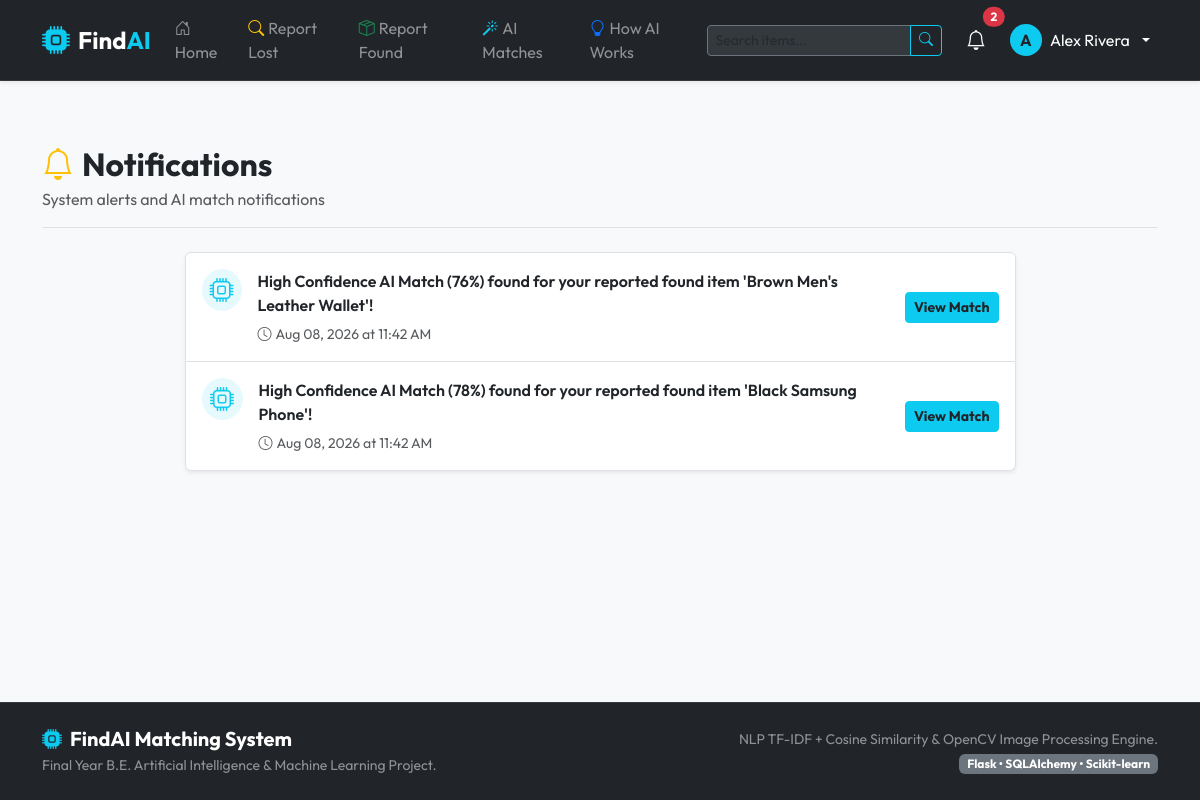
Page /notifications (signed in) on the committed database.
### models/models.py (models this page shows, shortened)
class User(db.Model):
    __tablename__ = 'users'
    id = db.Column(db.Integer, primary_key=True)
    name = db.Column(db.String(100), nullable=False)
    email = db.Column(db.String(120), unique=True, nullable=False, index=True)
    phone = db.Column(db.String(20), nullable=False)
    password_hash = db.Column(db.String(255), nullable=False)
    role = db.Column(db.String(20), nullable=False, default='user') # 'user' or 'admin'
    created_at = db.Column(db.DateTime, default=datetime.utcnow)
    items = db.relationship('Item', backref='owner', lazy=True, cascade='all, delete-orphan')
    claims = db.relationship('Claim', backref='claimant', lazy=True, cascade='all, delete-orphan')
    notifications = db.relationship('Notification', backref='user', lazy=True, cascade='all, delete-orphan')

class Notification(db.Model):
    __tablename__ = 'notifications'
    id = db.Column(db.Integer, primary_key=True)
    user_id = db.Column(db.Integer, db.ForeignKey('users.id'), nullable=False)
    match_id = db.Column(db.Integer, db.ForeignKey('matches.id'), nullable=True)
    message = db.Column(db.Text, nullable=False)
    is_read = db.Column(db.Boolean, default=False, nullable=False)
    created_at = db.Column(db.DateTime, default=datetime.utcnow)

### routes/user.py (the view)
@user_bp.route('/notifications')
@login_required
def notifications():
    user_id = session['user_id']
    notifs = Notification.query.filter_by(user_id=user_id).order_by(Notification.created_at.desc()).all()
    for n in notifs:
        n.is_read = True
    db.session.commit()
    return render_template('notifications.html', notifications=notifs)

### routes/user.py (called while the page is built)
def login_required(f):
    @wraps(f)
    def decorated_function(*args, **kwargs):
        if 'user_id' not in session:
            flash('Please log in to access this page.', 'warning')
            return redirect(url_for('auth.login'))
        return f(*args, **kwargs)
    return decorated_function

### templates/notifications.html (shortened to what this page needs)
{% extends "base.html" %}
{% block content %}
<div class="container py-4">
    <div class="d-flex justify-content-between align-items-center mb-4 pb-3 border-bottom">
        <div>
            <h2 class="fw-bold mb-1"><i class="bi bi-bell text-warning me-2"></i>Notifications</h2>
            <p class="text-muted mb-0">System alerts and AI match notifications</p>
        </div>
    </div>
    {% if notifications %}
        <div class="row justify-content-center">
            <div class="col-lg-9">
                <div class="list-group shadow-sm border-0">
                    {% for notif in notifications %}
                        <div class="list-group-item p-3 border-bottom d-flex justify-content-between align-items-center">
                            <div class="d-flex align-items-start gap-3">
                                <div class="bg-info bg-opacity-10 text-info rounded-circle p-2 d-flex align-items-center justify-content-center" style="width: 42px; height: 42px;">
                                    <i class="bi bi-cpu fs-4"></i>
                                </div>
                                <div>
                                    <p class="fw-semibold mb-1 text-dark">{{ notif.message }}</p>
                                    <small class="text-muted"><i class="bi bi-clock me-1"></i>{{ notif.created_at.strftime('%b %d, %Y at %I:%M %p') }}</small>
                                </div>
                            </div>
                            {% if notif.match_id %}
                                <a href="{{ url_for('matches.match_detail', match_id=notif.match_id) }}" class="btn btn-sm btn-info text-dark fw-bold text-nowrap ms-3">
                                    View Match
                                </a>
                            {% endif %}
                        </div>
                    {% endfor %}
                </div>
            </div>
        </div>
    {% else %}
        <div class="text-center py-5 bg-white rounded-3 shadow-sm border">
            <i class="bi bi-bell-slash fs-1 text-secondary d-block mb-3"></i>
            <h4>No Notifications</h4>
            <p class="text-muted">You have no unread or historical match notifications.</p>
        </div>
    {% endif %}
</div>
{% endblock %}

### templates/base.html (shortened to what this page needs)
<!DOCTYPE html>
<html lang="en">
<head>
    <link href="https://cdn.jsdelivr.net/npm/bootstrap@5.3.0/dist/css/bootstrap.min.css" rel="stylesheet">
    <link rel="stylesheet" href="https://cdn.jsdelivr.net/npm/bootstrap-icons@1.10.5/font/bootstrap-icons.css">
    <link rel="stylesheet" href="{{ url_for('static', filename='css/style.css') }}">
</head>
<body class="bg-light text-dark font-outfit">
    <nav class="navbar navbar-expand-lg navbar-dark bg-dark sticky-top shadow-sm border-bottom border-secondary border-opacity-25">
        <div class="container">
            <a class="navbar-brand d-flex align-items-center gap-2 fw-bold text-white fs-4" href="{{ url_for('index') }}">
                <i class="bi bi-cpu-fill text-info fs-3"></i>
                <span>Find<span class="text-info">AI</span></span>
            </a>
            <div class="collapse navbar-collapse" id="navbarContent">
                <ul class="navbar-nav me-auto mb-2 mb-lg-0 align-items-lg-center">
                    <li class="nav-item">
                        <a class="nav-link text-white-50" href="{{ url_for('index') }}"><i class="bi bi-house-door me-1"></i>Home</a>
                    </li>
                    <li class="nav-item">
                        <a class="nav-link text-white-50" href="{{ url_for('items.report_lost') }}"><i class="bi bi-search me-1 text-warning"></i>Report Lost</a>
                    </li>
                    <li class="nav-item">
                        <a class="nav-link text-white-50" href="{{ url_for('items.report_found') }}"><i class="bi bi-box-seam me-1 text-success"></i>Report Found</a>
                    </li>
                    <li class="nav-item">
                        <a class="nav-link text-white-50" href="{{ url_for('matches.match_results') }}"><i class="bi bi-magic me-1 text-info"></i>AI Matches</a>
                    </li>
                    <li class="nav-item">
                        <a class="nav-link text-white-50" href="{{ url_for('matches.how_it_works') }}"><i class="bi bi-lightbulb me-1 text-primary"></i>How AI Works</a>
                    </li>
                </ul>
                <form class="d-flex me-lg-3 my-2 my-lg-0" action="{{ url_for('items.search') }}" method="GET">
                    <div class="input-group input-group-sm">
                        <input class="form-control bg-secondary bg-opacity-25 text-white border-secondary" type="search" name="q" placeholder="Search items..." aria-label="Search">
                        <button class="btn btn-outline-info" type="submit"><i class="bi bi-search"></i></button>
                    </div>
                </form>
                <ul class="navbar-nav align-items-lg-center gap-2">
                    {% if session.get('user_id') %}
                        <li class="nav-item">
                            <a class="nav-link text-white position-relative" href="{{ url_for('user.notifications') }}" title="Notifications">
                                <i class="bi bi-bell fs-5"></i>
                                {% if unread_notifications_count > 0 %}
                                    <span class="position-absolute top-0 start-100 translate-middle badge rounded-pill bg-danger">
                                        {{ unread_notifications_count }}
                                    </span>
                                {% endif %}
                            </a>
                        </li>
                        <li class="nav-item dropdown">
                            <a class="nav-link dropdown-toggle text-white d-flex align-items-center gap-2" href="#" role="button" data-bs-toggle="dropdown">
                                <div class="avatar bg-info text-dark rounded-circle d-flex align-items-center justify-content-center fw-bold" style="width: 32px; height: 32px;">
                                    {{ session.get('user_name')[0] | upper }}
                                </div>
                                <span class="d-none d-lg-inline">{{ session.get('user_name') }}</span>
                            </a>
                        </li>
                    {% endif %}
                </ul>
            </div>
        </div>
    </nav>
    <main class="py-4">
        {% block content %}{% endblock %}
    </main>
    <footer class="bg-dark text-white-50 py-4 mt-auto border-top border-secondary border-opacity-25">
        <div class="container">
            <div class="row gy-3 align-items-center">
                <div class="col-md-6 text-center text-md-start">
                    <h5 class="text-white fw-bold mb-1"><i class="bi bi-cpu-fill text-info me-2"></i>FindAI Matching System</h5>
                    <p class="small mb-0">Final Year B.E. Artificial Intelligence & Machine Learning Project.</p>
                </div>
                <div class="col-md-6 text-center text-md-end">
                    <p class="small mb-0">NLP TF-IDF + Cosine Similarity & OpenCV Image Processing Engine.</p>
                    <span class="badge bg-secondary">Flask • SQLAlchemy • Scikit-learn</span>
                </div>
            </div>
        </div>
    </footer>
</body>
</html>

### static/css/style.css (style rules this page uses)
body { font-family: 'Outfit', sans-serif; min-height: 100vh; display: flex; flex-direction: column; }

### rows in the picture
User: get "Alex Rivera"
Notification: message "High Confidence AI Match (76%) found for your reported found item 'Brown Men's Leather Wallet'!", created_at "Aug 08, 2026 at 11:42 AM"
Notification: message "High Confidence AI Match (78%) found for your reported found item 'Black Samsung Phone'!", created_at "Aug 08, 2026 at 11:42 AM"

### other values in the picture
{{ unread_notifications_count }} "2"
{{ session.get('user_name')[0] | upper }} "A"
